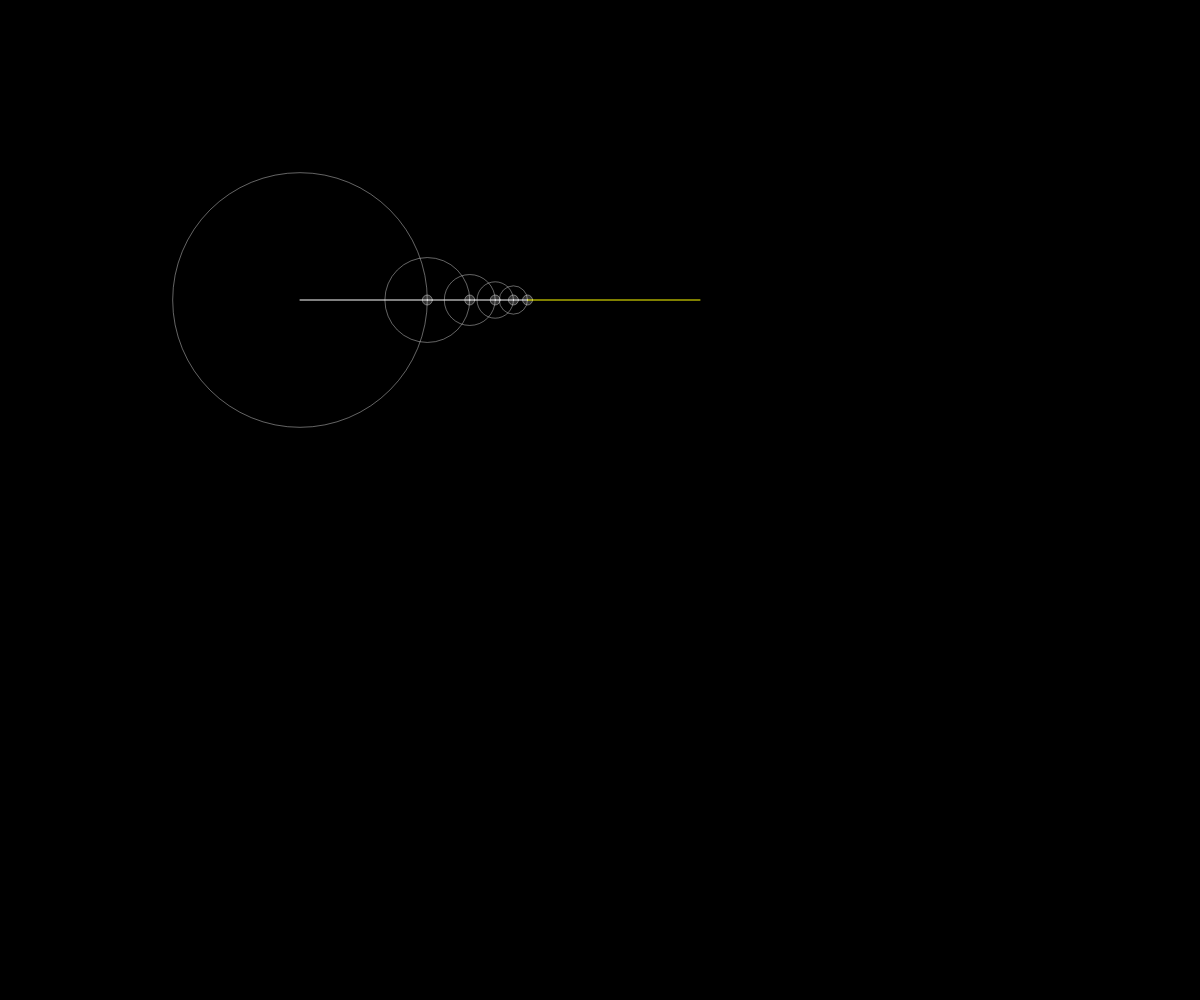
Frame 1 (no input)
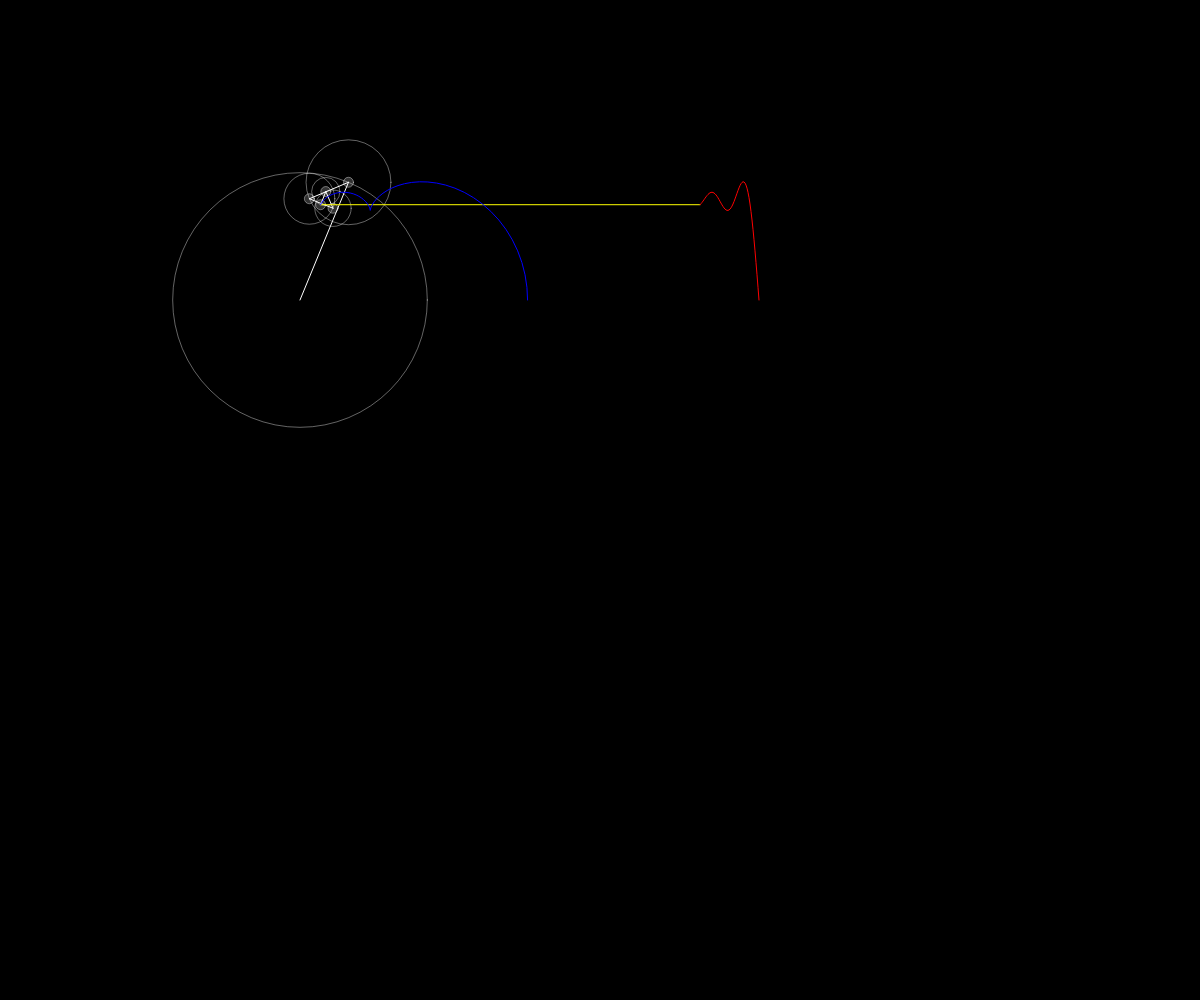
Frame 60 (no input)
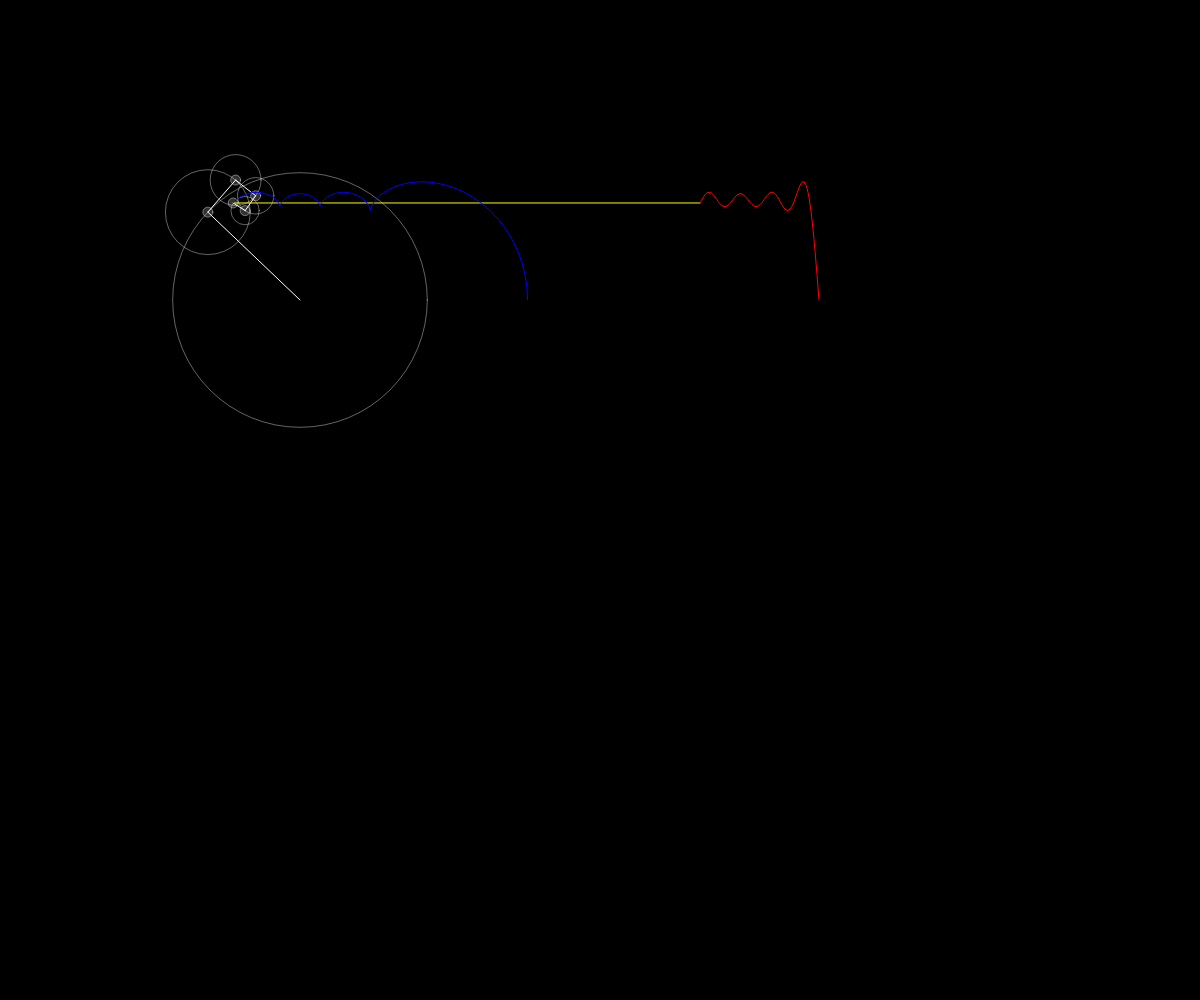
Frame 120 (the mouse pressed at the canvas centre since frame 60)

The p5.js sketch that drew these frames (run headless with seeded random() and noise() and a simulated clock; from frame 60 on, the mouse is pressed at the canvas centre):

// p5.js sketch
// ── sketch.js
let time = 0,
    r,
    wave = [],
    slider;
var vec = [];

function setup(){
  createCanvas(window.innerWidth,window.innerHeight);

}

function draw(){
  background(0);
  translate(300,300);
  let newX=0,
      newY=0;
for(let j = 0;j < 5;j++){
    let prevX = newX;
    let prevY = newY;
    let n = j * 2 + 1;
    r = 100 * (4/ (n * PI)) ;
    newX += r * Math.cos(n * time);
    newY += r * Math.sin(n * time);
    noFill();
    stroke(255,100);
    ellipse(prevX,prevY,2*r);
    fill(255,50);
    ellipse(newX,newY,10);
    stroke(255);
    line(prevX,prevY,newX,newY);

}
  vec.unshift(createVector(newX,newY));
  wave.unshift(newY);

  stroke(255,255,0);
  line(newX,newY,400,wave[0]);
  translate(400,0);
  noFill();
  stroke(255,0,0);
  beginShape();
  for(let i=0;i<wave.length;i++){
      vertex(i,wave[i]);
      if(i>900){

        wave.splice(i,1);
      }
  }
  endShape();
  translate(-400,0);
  beginShape();
  for(let k =0; k<vec.length;k++){
    noFill();
    stroke(0,0,255);
    vertex(vec[k].x,vec[k].y);
    if(k>312){

      vec.splice(k,1);
    }
  }
  endShape();
  time -= 0.02;
}
